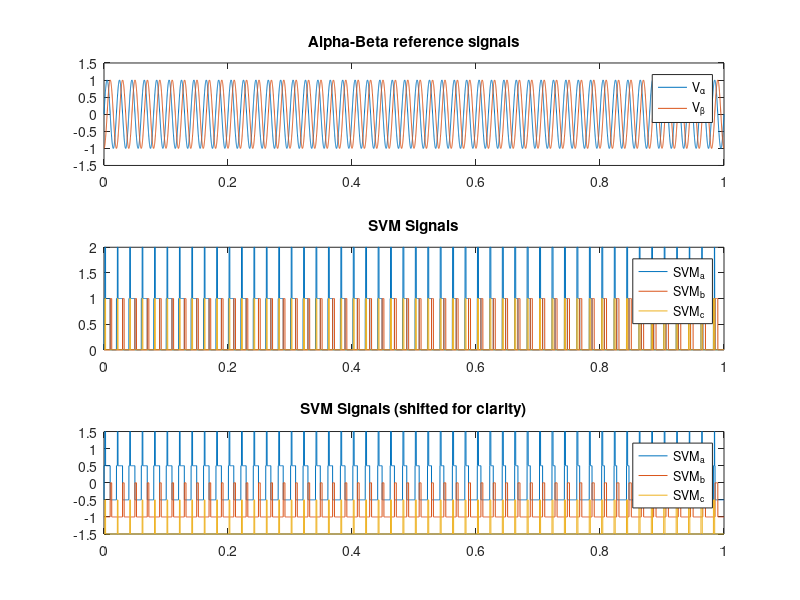

This figure's MATLAB source:
% Parameters
fs = 10000;       % Switching frequency (Hz)
fref = 50;        % Reference frequency (Hz)
T = 1/fs;         % Sampling period
t = 0:T:1;        % Time vector

% Generate three-phase sine wave reference signals
A = 1;            % Amplitude of the sine wave
theta = 2*pi*fref*t;
Vref_a = A * sin(theta);
Vref_b = A * sin(theta - 2*pi/3);
Vref_c = A * sin(theta + 2*pi/3);

% Clarke transformation to alpha-beta plane
V_alpha = Vref_a;
V_beta = (Vref_b - Vref_c) / sqrt(3);

% SVM calculations
% SVM sectors and calculations are more complex, simplified example follows

% Sector determination (example for sector 1)
T1 = V_alpha; % Time for vector 1
T2 = V_beta;  % Time for vector 2
T0 = T - (T1 + T2); % Zero vector time

% Generate SVM signals (example switching logic for sector 1)
SVM_a = (t < T1) + (t >= (T1 + T2) & t < (2*T1 + T2));
SVM_b = (t >= T1 & t < (T1 + T2));
SVM_c = (t >= (T1 + T2) & t < (2*T1 + T2));

% Plot the results
figure;
subplot(3,1,1);
plot(t, V_alpha, t, V_beta);
title('Alpha-Beta reference signals');
legend('V_{\alpha}', 'V_{\beta}');

subplot(3,1,2);
plot(t, SVM_a, t, SVM_b, t, SVM_c);
title('SVM Signals');
legend('SVM_a', 'SVM_b', 'SVM_c');

subplot(3,1,3);
plot(t, SVM_a - 0.5, t, SVM_b - 1, t, SVM_c - 1.5);
title('SVM Signals (shifted for clarity)');
legend('SVM_a', 'SVM_b', 'SVM_c');
